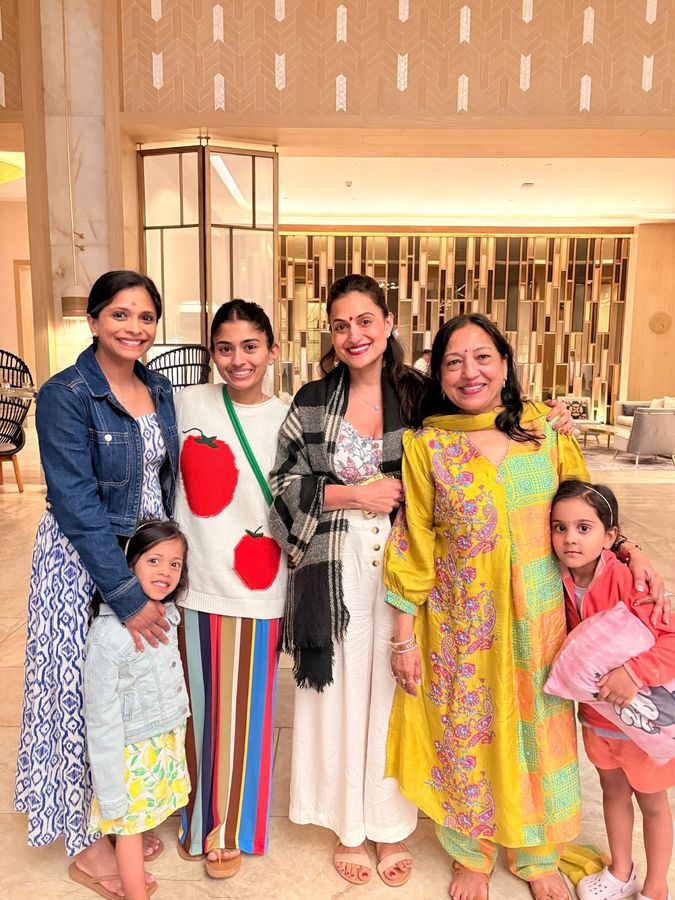
#> input picture assets/img/gallery/album/cousins-3aff04c6-5e5a-4071-bca7-61d6597c636b.jpg, 675 x 900 px; its folder holds 4 pictures in this run
$ python make-picker.py
#> lines starting #> are read from the running program, lines starting #| are printed output that depends on the picture
"""Build a local page for choosing which photos lead the gallery.

Run: python3 tools/make-picker.py
Then open http://localhost:4173/tools/pick-featured.html

Tick the photos you want up top, drag them into the order you want, press Copy,
and paste into tools/gallery-featured.txt. Then re-run build-gallery.py.

Photos are pre-sorted so the likely candidates come first: crimson regalia
(graduation and defense robes are Harvard crimson, which is easy to spot by
colour), then shots you are in, then the sharpest close-ups. The regalia ones
start pre-ticked -- untick anything that is not what you wanted.
"""
import colorsys
import json
import pathlib

from PIL import Image

ROOT = pathlib.Path(__file__).resolve().parent.parent
ALBUM = ROOT / "assets/img/gallery/album"
SCORES = ROOT / "tools/photo-scores.json"
OUT = ROOT / "tools/pick-featured.html"
FEATURED = ROOT / "tools/gallery-featured.txt"
REMOVED = ROOT / "tools/gallery-remove.txt"


def read_list(path):
    if not path.exists():
        return []
    out = []
    for line in path.read_text().splitlines():
        line = line.split("#")[0].strip()
        if line:
            out.append(line)
    return out

scores = json.loads(SCORES.read_text()) if SCORES.exists() else {}
#> (reads tools/photo-scores.json from the repository)


def crimson(path):
    """Fraction of the frame that is Harvard-crimson -- i.e. academic regalia."""
    with Image.open(path) as im:
#> im is the input picture: PIL image 675x900 RGB; mean R, G, B 197.8, 153.2, 121.5
        im = im.convert("RGB").resize((64, 64), Image.BILINEAR)
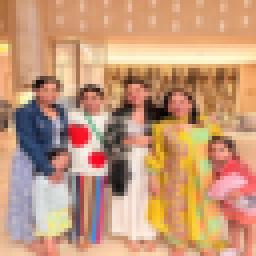
#> im: PIL image 64x64 RGB (shown 4 times larger); mean R, G, B 197.8, 153.2, 121.5
        px = list(im.getdata())
#> px = 4096 items, first 6: (170, 109, 62), (168, 105, 58), (180, 118, 71), (181, 122, 80), (201, 155, 121), (204, 156, 121)
    hits = 0
    for r, g, b in px:
        h, s, v = colorsys.rgb_to_hsv(r / 255, g / 255, b / 255)
        deg = h * 360
        if (deg >= 340 or deg <= 12) and s >= 0.42 and 0.12 <= v <= 0.75:
            hits += 1
#> this loop made 4096 passes
#> (h, s, v, deg) on passes 1505, 1634, 1643, 1675, 1686, 1687, 1702, 1706, 1707, 1751, 1762, 1770: (0.0312, 0.558, 0.675, 11.25), (0.0212, 0.543, 0.737, 7.65), (0.032, 0.529, 0.541, 11.51), (0.0322, 0.476, 0.725, 11.59), (0.0329, 0.482, 0.659, 11.85), (0.017, 0.478, 0.722, 6.14), (0.0227, 0.5, 0.173, 8.18), (0.0238, 0.583, 0.188, 8.57), (0.0269, 0.541, 0.675, 9.68), (0.0296, 0.514, 0.686, 10.67), (0.031, 0.479, 0.573, 11.14), (0.0196, 0.531, 0.125, 7.06)
#> (r, g, b, h, s, v, deg) on passes 1 to 6: (170, 109, 62, 0.0725, 0.635, 0.667, 26.11), (168, 105, 58, 0.0712, 0.655, 0.659, 25.64), (180, 118, 71, 0.0719, 0.606, 0.706, 25.87), (181, 122, 80, 0.0693, 0.558, 0.71, 24.95), (201, 155, 121, 0.0708, 0.398, 0.788, 25.5), (204, 156, 121, 0.0703, 0.407, 0.8, 25.3)
#> after the loop, hits = 72
    return hits / len(px)


photos = sorted(ALBUM.glob("*.jpg"))
rows = []
for p in photos:
    v = scores.get(p.name, {})
    rows.append({
        "name": p.name,
        "me": v.get("is_me", False),
        "regalia": round(crimson(p), 4),
        "quality": v.get("prominence", 0) * 6 + min(v.get("sharpness", 0) / 400, 1.5),
    })
#> pass 2 of the loop `for p in photos:`:
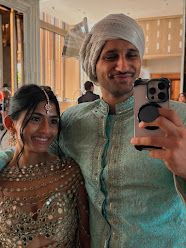
#> input picture assets/img/gallery/album/cousins-578b881f-0327-45db-adbf-f065f4125f1a.jpg, 186 x 248 px
#> in crimson, im is the input picture: PIL image 186x248 RGB; mean R, G, B 112.4, 96.6, 80.2
#> in crimson (call 2), `im = im.convert("RGB").resize((64, 64), Image.BILINEAR)`:
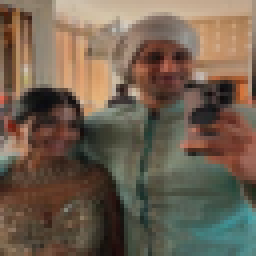
#> im: PIL image 64x64 RGB (shown 4 times larger); mean R, G, B 112.4, 96.6, 80.2
#> px = 4096 items, first 6: (138, 123, 112), (138, 131, 112), (142, 129, 107), (146, 127, 112), (137, 123, 105), (138, 124, 103)
#> the loop in crimson (call 2), `for r, g, b in px:` made 4096 passes
#> (h, s, v, deg) on passes 812, 867, 871: (0.0306, 0.462, 0.416, 11.02), (0.0333, 0.461, 0.298, 12), (0.0217, 0.489, 0.184, 7.83)
#> pass 3 of the loop `for p in photos:`:
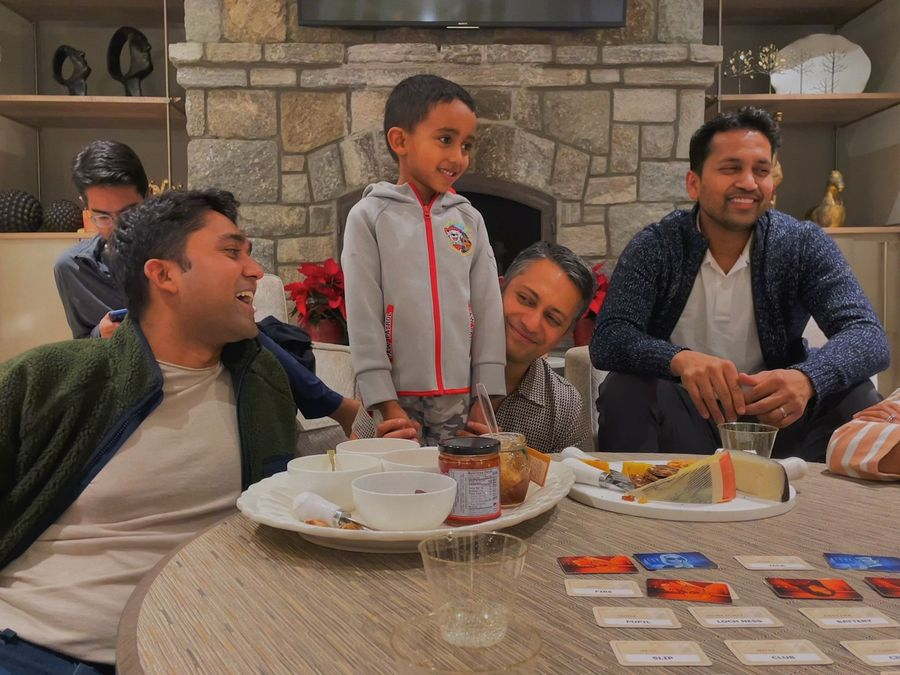
#> input picture assets/img/gallery/album/cousins-a2328672-994f-41d8-8d64-37376aa2e205.jpg, 900 x 675 px
#> in crimson, im is the input picture: PIL image 900x675 RGB; mean R, G, B 113.9, 93.6, 80.1
#> in crimson (call 3), `im = im.convert("RGB").resize((64, 64), Image.BILINEAR)`:
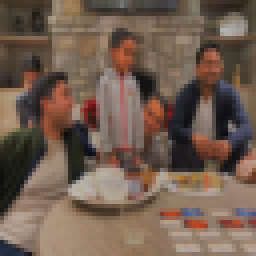
#> im: PIL image 64x64 RGB (shown 4 times larger); mean R, G, B 113.9, 93.6, 80.1
#> the loop in crimson (call 3), `for r, g, b in px:` made 4096 passes
#> (r, g, b) on passes 1 to 3: (68, 58, 43), (66, 52, 38), (66, 51, 39)
#> the loop made 4 passes; the first 3 are shown

rows.sort(key=lambda r: (-r["regalia"] * 3 - (1 if r["me"] else 0) - r["quality"] * 0.2))

# carry over whatever is already chosen, so nothing has to be redone
current = read_list(FEATURED)
#> (reads tools/gallery-featured.txt from the repository)
order = [c.lstrip("*").strip() for c in current]
bigs = {c.lstrip("*").strip() for c in current if c.startswith("*")}
gone = set(read_list(REMOVED))
#> (reads tools/gallery-remove.txt from the repository)

def card(r):
    state = []
    if r["name"] in order:
        state.append("on")
    if r["name"] in bigs:
        state.append("big")
    if r["name"] in gone:
        state.append("gone")
    return (
        '<figure class="{cls}" data-name="{n}">'
        '<img src="../assets/img/gallery/album/{n}" loading=lazy>'
        '<div class=btns>'
        '<button class=f title="feature">&#9733;</button>'
        '<button class=b title="show big">&#8599;</button>'
        '<button class=x title="remove">&#10005;</button>'
        '</div><figcaption>{me}{n}</figcaption></figure>'
    ).format(cls=" ".join(state), n=r["name"], me="you &middot; " if r["me"] else "")


cards = "\n".join(card(r) for r in rows)

OUT.write_text("""<!doctype html><meta charset=utf-8><title>Pick featured photos</title>
<style>
body{font:14px/1.5 -apple-system,sans-serif;margin:0;background:#faf9f7;color:#222}
header{position:sticky;top:0;background:#fffe;backdrop-filter:blur(8px);border-bottom:1px solid #e6e6e3;padding:1rem 1.5rem;z-index:5}
h1{font-size:1.1rem;margin:0 0 .35rem}p{margin:0;color:#666;max-width:78ch;font-size:13px}
.bar{display:flex;gap:.6rem;align-items:center;margin-top:.7rem;flex-wrap:wrap}
button{font:500 13px/1 inherit;padding:.5rem .9rem;border-radius:999px;border:1px solid #d5d5d0;background:#fff;cursor:pointer}
button.primary{background:#a51c30;border-color:#a51c30;color:#fff}
b{color:#a51c30}
textarea{width:100%;height:110px;margin-top:.6rem;font:12px/1.5 ui-monospace,Menlo,monospace;border:1px solid #e0e0dc;border-radius:8px;padding:.6rem;display:none}
textarea.show{display:block}
.grid{display:grid;grid-template-columns:repeat(auto-fill,minmax(180px,1fr));gap:.8rem;padding:1.2rem 1.5rem}
figure{position:relative;margin:0;border-radius:10px;overflow:hidden;border:2px solid transparent;background:#fff}
figure.on{border-color:#a51c30}
figure.big{border-color:#0a7d53;border-width:3px}
figure.gone{opacity:.32;border-color:#999;border-style:dashed}
figure img{width:100%;aspect-ratio:1;object-fit:cover;display:block}
figcaption{font-size:10px;color:#777;padding:.3rem .4rem;word-break:break-all}
.btns{position:absolute;top:6px;left:6px;display:flex;gap:4px}
.btns button{padding:0;width:26px;height:26px;border-radius:7px;font-size:13px;line-height:1;opacity:.82}
.btns button:hover{opacity:1}
figure.on .f{background:#a51c30;color:#fff;border-color:#a51c30}
figure.big .b{background:#0a7d53;color:#fff;border-color:#0a7d53}
figure.gone .x{background:#444;color:#fff;border-color:#444}
.n{font-weight:600;color:#a51c30}
</style>
<header>
<h1>Choose what the gallery does with each photo</h1>
<p><b>&#9733;</b> feature it in the block at the top &mdash; click order is display order.
<b>&#8599;</b> show it big, on a row of its own (features it too).
<b>&#10005;</b> drop it from the gallery entirely.
Sorted with the likely graduation and defense shots first, by how much Harvard crimson is in frame.
Your current choices are already loaded.</p>
<div class="bar">
  <span><span class="n" id="cf">0</span> featured &middot; <span class="n" id="cb">0</span> big &middot; <span class="n" id="cx">0</span> removed</span>
  <button class="primary" id="copyf">Copy featured list</button>
  <button id="copyx">Copy removed list</button>
  <button id="show">Show both</button>
</div>
<textarea id="outf" readonly></textarea>
<textarea id="outx" readonly></textarea>
</header>
<div class="grid">
""" + cards + """
</div>
<script>
var NL = String.fromCharCode(10);
var order = ORDER_JSON;
var bigs = new Set(BIGS_JSON);
var gone = new Set(GONE_JSON);

function featuredLines(){
  return order.map(function(n){ return (bigs.has(n) ? "*" : "") + n; });
}
function render(){
  document.getElementById("cf").textContent = order.length;
  document.getElementById("cb").textContent = bigs.size;
  document.getElementById("cx").textContent = gone.size;
  document.getElementById("outf").value = featuredLines().join(NL);
  document.getElementById("outx").value = Array.from(gone).join(NL);
}
function sync(fig){
  var n = fig.dataset.name;
  fig.classList.toggle("on", order.indexOf(n) >= 0);
  fig.classList.toggle("big", bigs.has(n));
  fig.classList.toggle("gone", gone.has(n));
}
document.querySelector(".grid").addEventListener("click", function(e){
  var btn = e.target.closest("button");
  if(!btn) return;
  var fig = e.target.closest("figure");
  var n = fig.dataset.name;
  if(btn.classList.contains("f")){
    var i = order.indexOf(n);
    if(i >= 0){ order.splice(i,1); bigs.delete(n); } else { order.push(n); gone.delete(n); }
  } else if(btn.classList.contains("b")){
    if(bigs.has(n)) bigs.delete(n);
    else { bigs.add(n); if(order.indexOf(n) < 0) order.push(n); gone.delete(n); }
  } else {
    if(gone.has(n)) gone.delete(n);
    else {
      gone.add(n); bigs.delete(n);
      var j = order.indexOf(n); if(j >= 0) order.splice(j,1);
    }
  }
  sync(fig);
  render();
});
function copy(text, btn, label){
  navigator.clipboard.writeText(text).then(function(){
    btn.textContent = "Copied";
    setTimeout(function(){ btn.textContent = label; }, 1200);
  });
}
document.getElementById("copyf").onclick = function(){
  copy(featuredLines().join(NL), this, "Copy featured list");
};
document.getElementById("copyx").onclick = function(){
  copy(Array.from(gone).join(NL), this, "Copy removed list");
};
document.getElementById("show").onclick = function(){
  document.getElementById("outf").classList.toggle("show");
  document.getElementById("outx").classList.toggle("show");
};
render();
</script>
""".replace("ORDER_JSON", json.dumps(order))
   .replace("BIGS_JSON", json.dumps(sorted(bigs)))
   .replace("GONE_JSON", json.dumps(sorted(gone))))

print(f"wrote {OUT.relative_to(ROOT)}: {len(rows)} photos, "
      f"{len(order)} featured, {len(bigs)} big, {len(gone)} removed")
